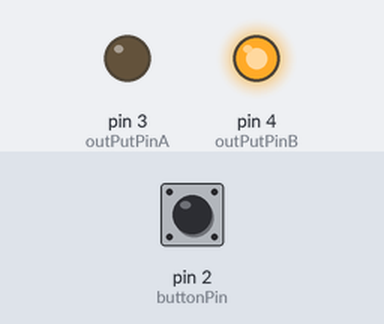
Bench run of a sketch on a simulated Arduino Uno, built with avr-gcc and run on an emulated ATmega328P. Parts: output pins drawn as LEDs (lit = HIGH). Inputs (shaded band) come from the test bench; at power-on: pin 2 (buttonPin) LOW.

Above: at 1.2 s.
1.3 s: pin 2 (buttonPin) pulled HIGH for 0.15 s
At 1.37 s:
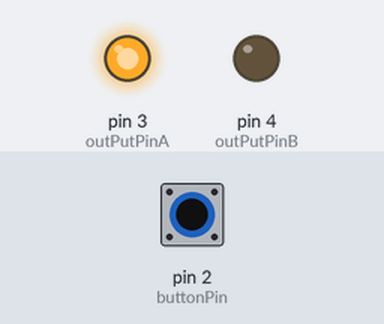
2.9 s: pin 2 (buttonPin) pulled HIGH for 3.2 s
At 7.4 s:
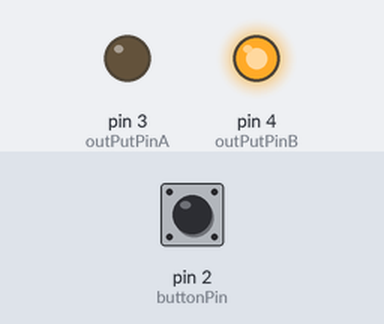
Timing chart, 0 to 8.9 s (numbered marks = the images above; inputs shaded):
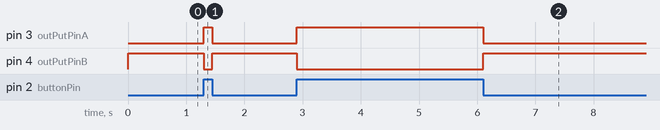

Measured:
- after the input at 1.3 s, pin 3 (outPutPinA): LOW → HIGH at once, → LOW 0.15 s later; pin 4 (outPutPinB): HIGH → LOW at once, → HIGH 0.15 s later
- after the input at 2.9 s, pin 3 (outPutPinA): LOW → HIGH at once, → LOW 3.2 s later; pin 4 (outPutPinB): HIGH → LOW at once, → HIGH 3.2 s later

The sketch:

multipleLED.ino
```cpp
const int buttonPin = 2;      // pins for button and LED

const int ledPin = 14;

const int outPutPinA = 3;

const int outPutPinB = 4;


// store button's status - initialize to OFF (this variable will change, so it's not a const)

int redButtonState = 0;

int greenButtonState = 0;

bool on = false;


void setup() {

  pinMode(buttonPin, INPUT);    // set button to input

  pinMode(outPutPinA , OUTPUT);

  pinMode(outPutPinB , OUTPUT);        // LED to output

}


void loop() {


  // read the state of the button into our variable

  redButtonState = digitalRead(buttonPin);


  // test that state

  if (redButtonState == HIGH) {      // if button is pressed...

    digitalWrite(outPutPinA ,HIGH);

    digitalWrite(outPutPinB , LOW);


  }

  else {

    digitalWrite(outPutPinA , LOW);   // toggle the LED

    digitalWrite(outPutPinB ,HIGH);

  }


// save the previous button state
  greenButtonState = redButtonState;

  }
```
